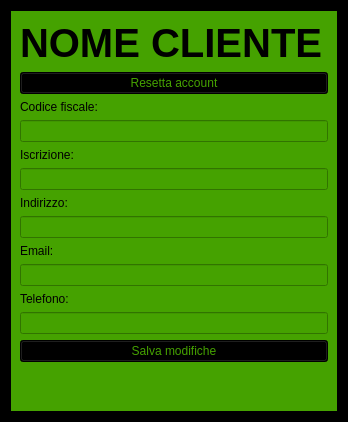
<?xml version="1.0" encoding="UTF-8"?>
<ui version="4.0">
 <class>Servizio</class>
 <widget class="QWidget" name="Servizio">
  <property name="geometry">
   <rect>
    <x>0</x>
    <y>0</y>
    <width>348</width>
    <height>421</height>
   </rect>
  </property>
  <property name="windowTitle">
   <string>Cliente</string>
  </property>
  <property name="styleSheet">
   <string notr="true">background-color: rgb(0, 0, 0);</string>
  </property>
  <layout class="QGridLayout" name="gridLayout">
   <item row="0" column="0">
    <widget class="QWidget" name="widget" native="true">
     <property name="styleSheet">
      <string notr="true">background-color: rgb(69, 162, 0);</string>
     </property>
     <layout class="QGridLayout" name="gridLayout_2">
      <item row="0" column="0">
       <layout class="QVBoxLayout" name="verticalLayout">
        <item>
         <widget class="QLabel" name="labelNomeCognome">
          <property name="font">
           <font>
            <pointsize>30</pointsize>
            <weight>75</weight>
            <bold>true</bold>
           </font>
          </property>
          <property name="text">
           <string>NOME CLIENTE</string>
          </property>
         </widget>
        </item>
        <item>
         <widget class="QPushButton" name="rimuoviProfilo">
          <property name="styleSheet">
           <string notr="true">color: rgb(69, 162, 0);
background-color: rgb(0, 0, 0);labella</string>
          </property>
          <property name="text">
           <string>Resetta account</string>
          </property>
         </widget>
        </item>
        <item>
         <spacer name="verticalSpacer">
          <property name="orientation">
           <enum>Qt::Vertical</enum>
          </property>
          <property name="sizeHint" stdset="0">
           <size>
            <width>20</width>
            <height>40</height>
           </size>
          </property>
         </spacer>
        </item>
        <item>
         <widget class="QLabel" name="label">
          <property name="text">
           <string>Codice fiscale:</string>
          </property>
         </widget>
        </item>
        <item>
         <widget class="QLineEdit" name="labelCF"/>
        </item>
        <item>
         <widget class="QLabel" name="label_2">
          <property name="text">
           <string>Iscrizione:</string>
          </property>
         </widget>
        </item>
        <item>
         <widget class="QLineEdit" name="labelIscrizione"/>
        </item>
        <item>
         <widget class="QLabel" name="label_3">
          <property name="text">
           <string>Indirizzo:</string>
          </property>
         </widget>
        </item>
        <item>
         <widget class="QLineEdit" name="labelIndirizzo"/>
        </item>
        <item>
         <widget class="QLabel" name="label_4">
          <property name="text">
           <string>Email:</string>
          </property>
         </widget>
        </item>
        <item>
         <widget class="QLineEdit" name="labelEmail"/>
        </item>
        <item>
         <widget class="QLabel" name="label_5">
          <property name="text">
           <string>Telefono:</string>
          </property>
         </widget>
        </item>
        <item>
         <widget class="QLineEdit" name="labelTelefono"/>
        </item>
        <item>
         <widget class="QPushButton" name="pushButton">
          <property name="styleSheet">
           <string notr="true">color: rgb(69, 162, 0);
background-color: rgb(0, 0, 0);labella</string>
          </property>
          <property name="text">
           <string>Salva modifiche</string>
          </property>
         </widget>
        </item>
        <item>
         <spacer name="verticalSpacer_2">
          <property name="orientation">
           <enum>Qt::Vertical</enum>
          </property>
          <property name="sizeType">
           <enum>QSizePolicy::Fixed</enum>
          </property>
          <property name="sizeHint" stdset="0">
           <size>
            <width>20</width>
            <height>40</height>
           </size>
          </property>
         </spacer>
        </item>
       </layout>
      </item>
     </layout>
    </widget>
   </item>
  </layout>
 </widget>
 <resources/>
 <connections/>
</ui>
